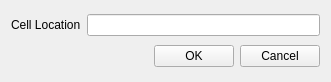
<?xml version="1.0" encoding="UTF-8"?>
<ui version="4.0">
 <class>CellLocation</class>
 <widget class="QWidget" name="CellLocation">
  <property name="geometry">
   <rect>
    <x>0</x>
    <y>0</y>
    <width>331</width>
    <height>82</height>
   </rect>
  </property>
  <property name="cursor">
   <cursorShape>ArrowCursor</cursorShape>
  </property>
  <property name="windowTitle">
   <string>gotoCell</string>
  </property>
  <layout class="QVBoxLayout" name="verticalLayout">
   <item>
    <layout class="QHBoxLayout" name="horizontalLayout">
     <item>
      <widget class="QLabel" name="label">
       <property name="text">
        <string>Cell Location</string>
       </property>
      </widget>
     </item>
     <item>
      <widget class="QLineEdit" name="lineEdit"/>
     </item>
    </layout>
   </item>
   <item>
    <layout class="QHBoxLayout" name="horizontalLayout_2">
     <item>
      <spacer name="horizontalSpacer">
       <property name="orientation">
        <enum>Qt::Horizontal</enum>
       </property>
       <property name="sizeHint" stdset="0">
        <size>
         <width>40</width>
         <height>20</height>
        </size>
       </property>
      </spacer>
     </item>
     <item>
      <widget class="QPushButton" name="okButton">
       <property name="text">
        <string>OK</string>
       </property>
      </widget>
     </item>
     <item>
      <widget class="QPushButton" name="cancelButton">
       <property name="text">
        <string>Cancel</string>
       </property>
      </widget>
     </item>
    </layout>
   </item>
  </layout>
 </widget>
 <resources/>
 <connections/>
</ui>
